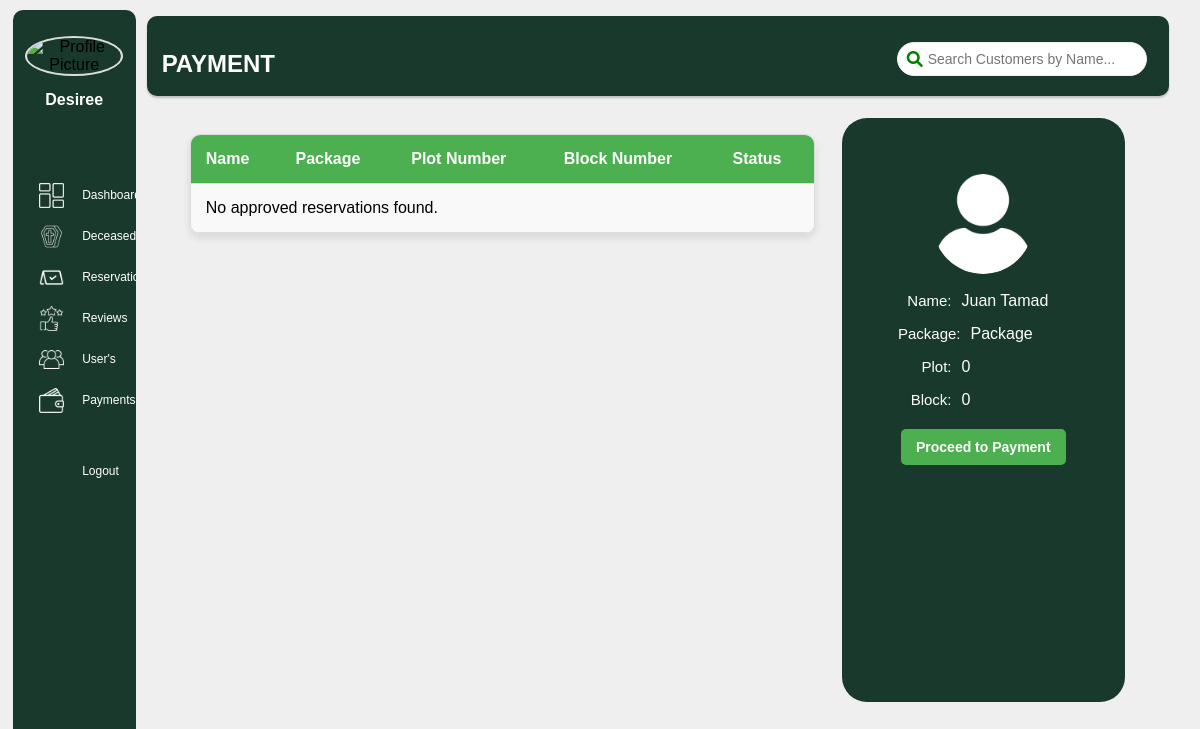
Page /admindashboard/adminpayment.php (signed in) on the earlier database version.
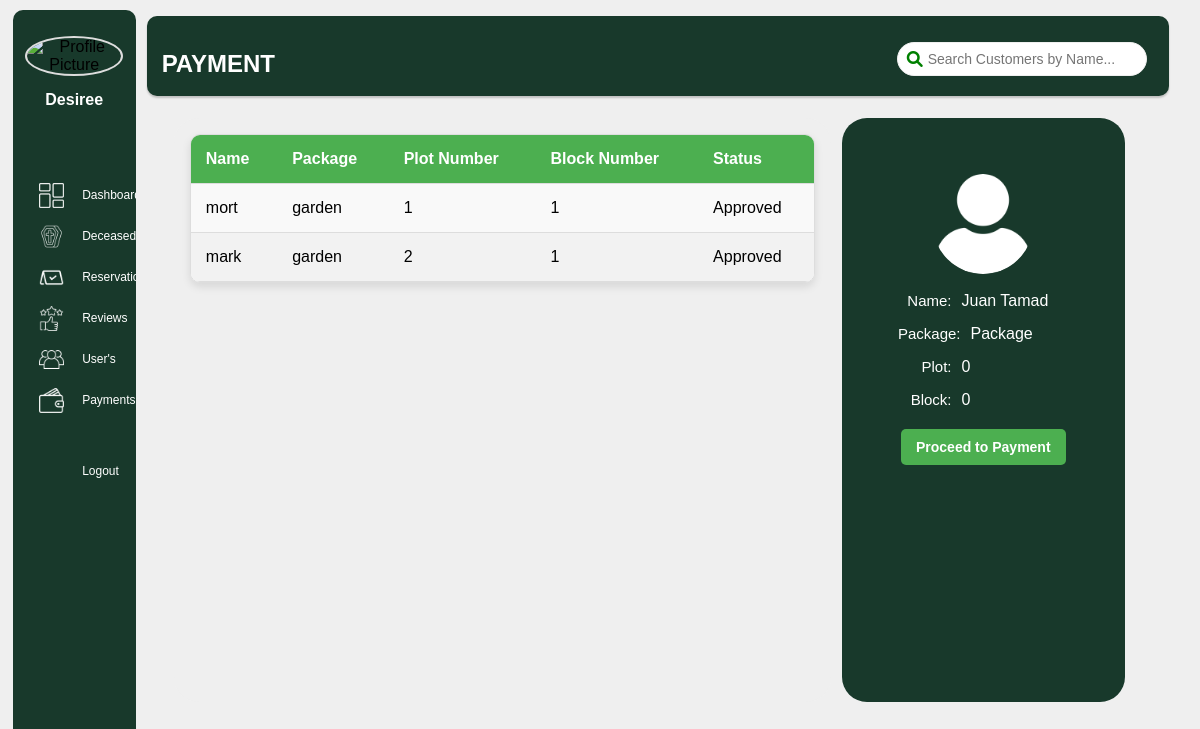
Same page on the later database version.
### tables this page shows
CREATE TABLE `reservation` (
  `id` int(11) NOT NULL,
  `firstname` varchar(250) NOT NULL,
  `surname` varchar(250) NOT NULL,
  `package` varchar(100) NOT NULL,
  `plotnumber` int(11) NOT NULL,
  `blocknumber` int(11) NOT NULL,
  `email` varchar(100) NOT NULL,
  `contact` int(11) NOT NULL,
  `time` timestamp NOT NULL DEFAULT current_timestamp() ON UPDATE current_timestamp(),
  `user_id` int(11) NOT NULL,
  `address` varchar(255) NOT NULL,
  `status` varchar(50) DEFAULT 'Pending'
);

### admindashboard/adminpayment.php (the view, shortened to what this page needs)
<?php
$firstname = isset($_SESSION['firstname']) ? htmlspecialchars($_SESSION['firstname']) : 'Guest';
require_once '../connection/connection.php';
$searchTerm = isset($_GET['search']) ? $_GET['search'] : '';
$sql = "SELECT firstname, package, plotnumber, blocknumber, status
        FROM reservation
        WHERE status = 'approved'
        AND firstname LIKE :searchTerm";
$stmt = $conn->prepare($sql);
$stmt->bindValue(':searchTerm', '%' . $searchTerm . '%', PDO::PARAM_STR);
$stmt->execute();
$result = $stmt->fetchAll(PDO::FETCH_ASSOC);
 $userId = $_SESSION['user_id'];
 $stmt = $conn->prepare("SELECT profile_pic FROM users WHERE id = :id");
 $stmt->bindParam(':id', $userId);
 $stmt->execute();
 $user = $stmt->fetch(PDO::FETCH_ASSOC);
 $profilePic = !empty($user['profile_pic']) ? $user['profile_pic'] : 'default.png';
?>
<!DOCTYPE html>
<html lang="en">
<head>
    <link rel="stylesheet" href="./admindashboardcss/adminpayment.css">
    <link rel="stylesheet" href="https://cdnjs.cloudflare.com/ajax/libs/font-awesome/6.0.0-beta3/css/all.min.css">
</head>
<body>
        <div class="row">
        <div class="left-content col-3">
        <div class="adminprofile">
                            <center>
                            <img src="../uploads/profile_pics/<?php echo $profilePic; ?>" alt="Profile Picture">
                                <div class="dropdown">
                                    <button class="dropdown-btn">
                                        <?php echo "<h4> $firstname</h4>" ?>
                                    </button>
                                </div>
                        </center>
                        </div>
                        <br>
                        <div class="adminlinks">
                            <span><img src="../images/dashboard.png" alt="">&nbsp;&nbsp;&nbsp;<a href="adminDashboard.php">Dashboard</a></span>
                            <span><img src="../images/deceased.png" alt="">&nbsp;&nbsp;&nbsp;<a href="adminDeceased.php">Deceased</a></span>
                            <span><img src="../images/reservation.png" alt="">&nbsp;&nbsp;&nbsp;<a href="adminreservation.php">Reservation</a></span>
                            <span><img src="../images/review.png" alt="">&nbsp;&nbsp;&nbsp;<a href="adminreviews.php">Reviews</a></span>
                            <span><img src="../images/users.png" alt="">&nbsp;&nbsp;&nbsp;<a href="adminusers.php">User's</a></span>
                            <span><img src="../images/payment.png" alt="">&nbsp;&nbsp;&nbsp;<a href="adminpayment.php">Payments</a></span>
                            <span><img src="../images/logout.png" alt="">&nbsp;&nbsp;&nbsp;<a href="../logout.php">Logout</a></span>
                        </div>
                        <br>
                </div>
                <div class="main">
                <div class="right-content1">
                    <div class="right-header col-10">
                        <br>
                        <span><h2>PAYMENT</h2></span>
                        <div class="search-box">
                            <i class="fas fa-search search-icon"></i>
                            <input type="text" id="search" class="search-input" placeholder="Search Customers by Name..." onkeyup="searchUsers()">
                    </div>
                </div>
                <div class="right-content2">
                    <div class="right-header2 col-9">
                        <div class="left-content1">
                            <div class="table-container">
                                <table>
                                    <thead>
                                        <tr>
                                            <th>Name</th>
                                            <th>Package</th>
                                            <th>Plot Number</th>
                                            <th>Block Number</th>
                                            <th>Status</th>
                                        </tr>
                                    </thead>
                                    <tbody id="userTableBody">
                                        <?php
                                        if ($result) {
                                            foreach ($result as $row) {
                                                echo "<tr>
                                                        <td>" . htmlspecialchars($row['firstname']) . "</td>
                                                        <td>" . htmlspecialchars($row['package']) . "</td>
                                                        <td>" . htmlspecialchars($row['plotnumber']) . "</td>
                                                        <td>" . htmlspecialchars($row['blocknumber']) . "</td>
                                                        <td>" . htmlspecialchars($row['status']) . "</td>
                                                    </tr>";
                                            }
                                        } else {
                                            echo "<tr><td colspan='5'>No approved reservations found.</td></tr>";
                                        }
                                        ?>
                                    </tbody>
                                </table>
                            </div>
                        </div>
                        <div class="right-content">
                            <div id="userDisplay">
                                <div id="userDetails">
                                    <img id="userImage" src="../images/female.png" alt="User Image">
                                    <br>
                                    <div class="user-row">
                                        <label>Name:</label>
                                        <span id="labelFirstname">Juan Tamad</span>
                                    </div>
                                    <div class="user-row">
                                        <label>Package:</label>
                                        <span id="labelPackage">Package</span>
                                    </div>
                                    <div class="user-row">
                                        <label>Plot:</label>
                                        <span id="labelPlot">0</span>
                                    </div>
                                    <div class="user-row">
                                    <label>Block:</label>
                                    <span id="labelBlock">0</span>
                                    </div>
                                    <button id="proceedPaymentButton" onclick="openPaymentModal()">Proceed to Payment</button>
                                </div>
                            </div>
                        </div>
                    </div>
                </div>
        </div>
</body>
</html>

### admindashboard/admindashboardcss/adminpayment.css (style rules this page uses)
* { margin: 0; padding: 0; box-sizing: border-box; font-family: Arial, sans-serif; }
body { background-color: #efefef; }
.row::after { content: ""; clear: both; display: block; }
[class*="col-"] { float: left; padding: 15px; }
.col-3 { width: 25%; }
.col-9 { width: 75%; }
.col-10 { width: 83.33%; }
.row { width: 100%; height: 100vh; display: flex; }
.left-content { background-color:#18392b; color: black; border-radius: 10px; height: 95vh; margin-top: 0.6rem; margin-left: 0.8rem; margin-right: 10px; width: 250px; position: relative; padding: 1rem; overflow-y: hidden; }
.adminprofile img { width: 150px; height: 150px; border-radius: 50%; object-fit: cover; border: 2px solid #ddd; margin-top: 50px; margin-left:20px; }
.main { width: 100%; margin-top: 1rem; }
.right-content1 { margin-left: 1px; padding-top: 1px; width: 97%; height: 5rem; background-color:#18392b; color: white; border-radius: 10px; box-shadow: 0 2px 2px rgba(0, 0, 0, 0.2) }
.right-content2 { margin-left: 1px; width: 97%; height: 77vh; margin-top: 1rem; color: rgb(0, 0, 0); border-radius: 10px; }
.left-content1 { background-color:#efefef; color: white; border-radius: 25px; height: 73vh; margin-top: 0.6rem; margin-left: 0.7rem; width: 700px; position: relative; padding: 1rem; }
.right-content { background-color: #18392b; color: white; border-radius: 25px; height: 73vh; margin-top: 0.6rem; margin-left: 0.7rem; width: 300px; position: relative; padding: 1rem; }
.right-header2 { display:flex; width: 100%; }
.adminlinks { display: flex; flex-direction: column; gap: 1rem; align-items: flex-start; margin-left: 10px; margin-top: 1px; }
.adminlinks span { display: flex; align-items: center; width: 100%; }
.adminlinks img { width: 25px; margin-right: 5px; }
.adminlinks a { text-decoration: none; color: white; font-size: 12px; display: inline-block; transition: color 0.3s, background-color 0.3s; }
.adminlinks span:last-child { margin-top: 2.1rem; margin-bottom: 5rem; }
.adminprofile { display: flex; align-items: center; justify-content: center; position: relative; bottom: 40px; right: 10px; }
.dropdown { position: relative; display: inline-block; margin-left: 20px; }
.dropdown-btn { background-color: transparent; color: rgb(255, 255, 255); padding: 10px 20px; border: none; display: flex; align-items: center; gap: 8px; font-size: 16px; }
.right-header { position: relative; }
.search-box { position: absolute; margin-top: 10px; left: 45%; display: flex; align-items: center; position: absolute; top: 15px; left:750px; }
.search-input { padding: 8px 8px 8px 30px; font-size: 14px; border: 1px solid #efefef; border-radius: 20px; width: 250px; }
.search-icon { position: absolute; left: 10px; font-size: 16px; color: green; }
.search-icon::before { content: '\f002'; }
.table-container { width: 100%; max-height: 390px; overflow-y: auto; border: 1px solid #ddd; border-radius: 10px; box-shadow: 0 4px 8px rgba(0, 0, 0, 0.1); }
table { width: 100%; border-collapse: collapse; font-family: 'Arial', sans-serif; background-color: #f9f9f9; }
thead th { background-color: #4CAF50; color: white; padding: 15px; text-align: left; border-bottom: 1px solid #ddd; position: sticky; top: 0; z-index: 1; }
tbody tr:nth-child(even) { background-color: #f2f2f2; }
th, td { padding: 15px; color:black; text-align: left; border-bottom: 1px solid #ddd; }
.table-container { scrollbar-color: forestgreen #f1f1f1; scrollbar-width: thin; }
#userDisplay { text-align: center; margin-bottom: 20px; }
#userImage { width: 100px; height: 100px; object-fit: cover; border-radius: 50%; margin: 0 auto; display: block; padding: 0; }
#userDetails { padding: 40px; border-radius: 8px; margin-bottom: 20px; height: 61.5vh; }
.user-row { display: flex; justify-content: space-between; margin-bottom: 15px; }
label { font-size: 15px; color: #ffffff; flex: 1; text-align: right; padding-right: 10px; }
span { color: #ffffff; flex: 2; text-align: left; }
button { background-color: #4CAF50; color: white; border: none; padding: 10px 15px; margin: 5px 0; border-radius: 5px; cursor: pointer; transition: background-color 0.3s; font-size: 14px; font-weight: bold; }

Differences in the rows shown:
added reservation: firstname "mort", package "garden", plotnumber "1", blocknumber "1", status "Approved"
added reservation: firstname "mark", package "garden", plotnumber "2", blocknumber "1", status "Approved"
Other differences:
text no longer shown: "No approved reservations found."
